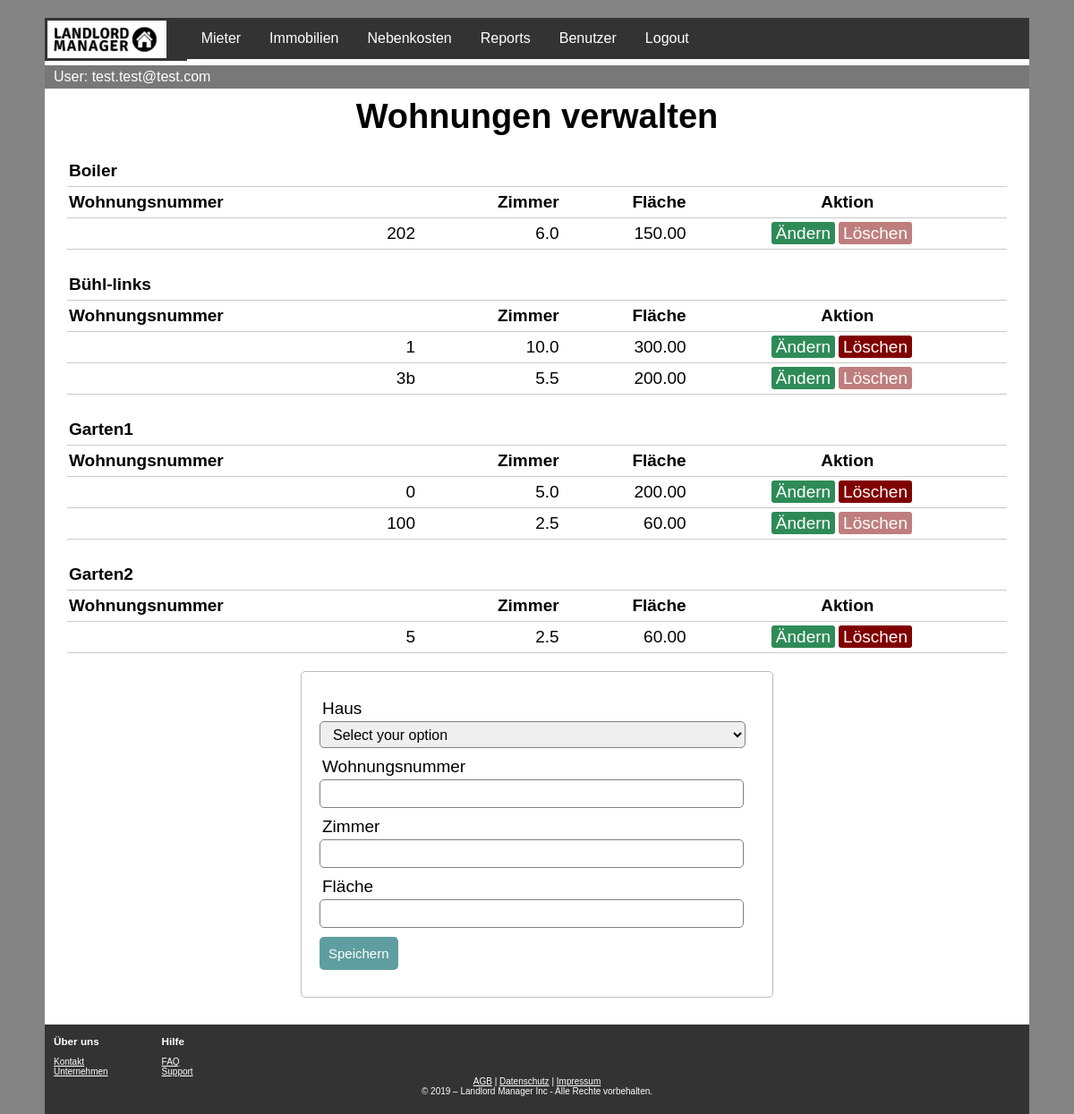
Screenshot of /wohnung.php (signed in) with the database file from the repository.
### tables this page shows
CREATE TABLE haus (
  hausID int(11) NOT NULL PRIMARY KEY AUTO_INCREMENT,
  bezeichnung varchar(100) NOT NULL,
  strasse_nr varchar(100) NOT NULL,
  plz int(4) NOT NULL,
  ort varchar(100) NOT NULL,
  anz_whg int(2) NOT NULL,  
  baujahr int(4) NOT NULL
  
);

CREATE TABLE wohnung (
  wohnungID int(11) NOT NULL PRIMARY KEY AUTO_INCREMENT, 
  wohnungsNummer varchar (10),
  zimmer decimal(10,1) NOT NULL,
  flaeche decimal(10,2) NOT NULL,
  FK_hausID int,
  FOREIGN KEY (FK_hausID) REFERENCES haus(hausID)
  
);

### wohnungDB.php (called while the page is built, shortened)
<?php
$wohnungsNummer = "";
$zimmer = "";
$flaeche = "";
$update = false;
?>

### wohnung.php (the view, shortened to what this page needs)
<?php
include 'topbar.inc.php';
?>
<html>
    <head>
        <link href="./CSS/style.css" rel="stylesheet" type="text/css">
        <link href="./CSS/topbar.css" rel="stylesheet" type="text/css">
        <link href="./CSS/footer.css" rel="stylesheet" type="text/css">
    </head>
    <body>
        <div class="pagecontent">
            <?php
            include('wohnungDB.php');
                ?>
            <h1>Wohnungen verwalten</h1>
            <?php
            $abfrageHaus = "SELECT DISTINCT hausID, bezeichnung FROM haus INNER JOIN wohnung ON `wohnung`.`FK_hausID` = `haus`.`hausID` ORDER BY bezeichnung";
            $resHaus = mysqli_query($link, $abfrageHaus) or die("Abfrage hat nicht geklappt");
            while ($rowHaus = mysqli_fetch_array($resHaus)) {
                $hID = $rowHaus['hausID'];
                $abfrage = "SELECT `haus`.*, `wohnung`.* FROM `wohnung` "
                        . "LEFT JOIN `haus` ON `wohnung`.`FK_hausID` = `haus`.`hausID` "
                        . "WHERE `wohnung`.`FK_hausID` = $hID ORDER BY bezeichnung, wohnungsNummer;";
                $res = mysqli_query($link, $abfrage) or die("Abfrage hat nicht geklappt");
                ?>
                <table>
                    <thead>
                        <tr> <th> <?php echo $rowHaus['bezeichnung']; ?></th> </tr>
                        <tr>
                            <th>Wohnungsnummer</th>
                            <th style="text-align: right">Zimmer</th>
                            <th style="text-align: right">Fläche</th>
                            <th colspan="2" style="text-align: center">Aktion</th>
                        </tr>
                    </thead>
                    <?php while ($row = mysqli_fetch_array($res)) { ?>
                        <tr>
                            <td style="text-align: right"><?php echo $row['wohnungsNummer']; ?></td>
                            <td style="text-align: right"><?php echo $row['zimmer']; ?></td>
                            <td style="text-align: right"><?php echo $row['flaeche']; ?></td>
                            <td style="text-align: right">
                                <a href="wohnung.php?edit= <?php echo $row['wohnungID']; ?>" class="edit_btn" >Ändern</a>
                            </td>
                            <td>
                                <?php
                                $wohnung_id = $row['wohnungID'];
                                $abfrage_mietvertraege = "SELECT count(*) AS mietvertraege FROM mietvertrag WHERE FK_wohnungID=$wohnung_id";
                                $res_mietvertraege = mysqli_query($link, $abfrage_mietvertraege) or die("Abfrage hat nicht geklappt");
                                $has_mietvertraege = (int) current(mysqli_fetch_array($res_mietvertraege)) > 0;
                                ?>
                                <a href="wohnungDB.php?del=<?php echo $row['wohnungID']; ?>" class="del_btn <?php if ($has_mietvertraege) echo "disabled" ?>" >Löschen</a>
                            </td>
                        </tr>
                    <?php } ?>
                    <br>
                <?php } ?>
            </table>
            <form method="post" action="wohnungDB.php" >
                <div class="input-group">
                    <label>Haus</label>
                    <select name="FK_hausID" required>
                        <?php
                        if ($mieter == NULL) {
                            echo '<option value="" disabled selected>Select your option</option>';
                        } else {
                            echo '<option value="" disabled>Select your option</option>';
                        }
                        ?>
                    </select>
                </div>
                <div class="input-group">
                    <label>Wohnungsnummer</label>
                    <input type="number" min="0" name="wohnungsNummer" required value="<?php echo $wohnungsNummer; ?>">
                </div>
                <div class="input-group">
                    <label>Zimmer</label>
                    <input type="number" min="1" step="0.5" name="zimmer" required value="<?php echo $zimmer; ?>">
                </div>
                <div class="input-group">
                    <label>Fläche</label>
                    <input type="number" min="1" name="flaeche" required value="<?php echo $flaeche; ?>">
                </div>
                <div class="input-group">
                    <?php if ($update == true): ?>
                        <button class="btn" type="submit" name="update" style="background: #556B2F;" >Ändern</button>
                        <button class="btn" type="submit" name="cancel" formnovalidate style="background: #556B2F;" >Abbrechen</button>
                    <?php else: ?>
                        <button class="btn" type="exit" name="save" >Speichern</button>
                    <?php endif ?>
                </div>
            </form>
        </div>
    </body>
    <?php
    include 'footer.inc.php';
    ?>
</html>

### CSS/style.css (style rules this page uses)
body { font-size: 19px; height: 100%; background-color: #848484; font-family: Arial, Helvetica, sans-serif; max-width: 1100px; margin: auto; margin-bottom: 0; margin-top: 0; }
h1, h2 { margin: 0; text-align: center; }
.pagecontent { min-height: 80%; background-color: white; margin: 0; padding: 10px; }
table { width: 1050px; margin: 0px auto; border-collapse: collapse; text-align: left; }
tr { border-bottom: 1px solid #cbcbcb; }
th, td { border: none; height: 30px; padding: 2px; }
form { width: 45%; margin: 20px auto; text-align: left; padding: 20px; border: 1px solid #bbbbbb; border-radius: 5px; }
.input-group { margin: 10px 0px 10px 0px; }
.input-group label { display: block; text-align: left; margin: 3px; }
.input-group input { height: 20px; width: 93%; padding: 5px 10px; font-size: 16px; border-radius: 5px; border: 1px solid gray; }
.input-group select { height: 30px; width: 98%; padding: 5px 10px; font-size: 16px; border-radius: 5px; border: 1px solid gray; }
.btn { padding: 10px; font-size: 15px; color: white; background: #5F9EA0; border: none; border-radius: 5px; }
.edit_btn { text-decoration: none; padding: 2px 5px; background: #2E8B57; color: white; border-radius: 3px; }
.del_btn { text-decoration: none; padding: 2px 5px; color: white; border-radius: 3px; background: #800000; }
.del_btn.disabled { pointer-events: none; cursor: default; opacity: 0.5; }
.pagecontent { text-align: center; }

### rows the page displays
haus: bezeichnung "Boiler"
wohnung: wohnungsNummer "202", zimmer "6.0", flaeche "150.00"
haus: bezeichnung "Bühl-links"
wohnung: wohnungsNummer "1", zimmer "10.0", flaeche "300.00"
wohnung: wohnungsNummer "3b", zimmer "5.5", flaeche "200.00"
haus: bezeichnung "Garten1"
wohnung: wohnungsNummer "0", zimmer "5.0", flaeche "200.00"
wohnung: wohnungsNummer "100", zimmer "2.5", flaeche "60.00"
haus: bezeichnung "Garten2"
wohnung: wohnungsNummer "5", zimmer "2.5", flaeche "60.00"

### other values shown
$_SESSION["name"] "test.test@test.com"
